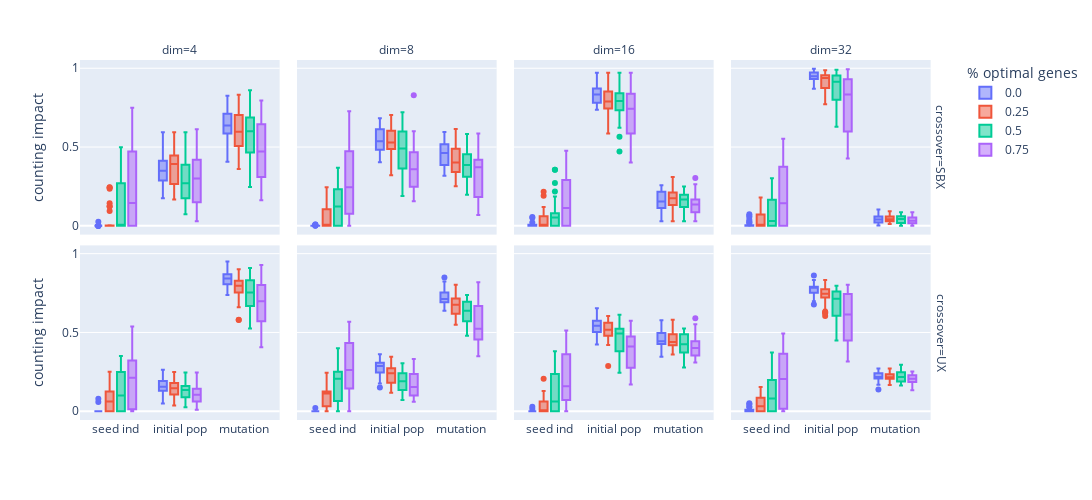

Notebook source saved alongside this figure:
### Code cell
#Impact values for the median seed fitness individuum only to compare the different values for crossove rand dimensions

import pandas as pd
import plotly.express as px

gen = 50

ci_df = pd.read_csv("../data/sphere_function_data_out/counting_impact.csv")
only_last_gen_ci = ci_df[ci_df.generation == gen]
only_last_gen_ci['random_population'] = only_last_gen_ci[['traceID_2', 'traceID_3', 'traceID_4', 'traceID_5', 'traceID_6', 'traceID_7', 'traceID_8', 'traceID_9', 'traceID_10', 'traceID_11', 'traceID_12', 'traceID_13', 'traceID_14', 'traceID_15', 'traceID_16', 'traceID_17', 'traceID_18', 'traceID_19', 'traceID_20']].sum(axis=1)

#filter runs with optimal and worst point:
only_last_gen_ci = only_last_gen_ci[only_last_gen_ci.seed_quality == "lower quartile"]
only_last_gen_ci = only_last_gen_ci[['traceID_1', 'random_population', 'traceID_m', 'percentage_of_optimal_genes', 'dim', 'crossover']]
only_last_gen_ci = only_last_gen_ci.rename(#rename the columns
    {
        "traceID_1" : "seed ind",
        "traceID_m" : "mutation",
        "random_population" : "initial pop"
     }
    , axis='columns') 

#CI of Fitness = 1
fig = px.box(
    only_last_gen_ci,
    color="percentage_of_optimal_genes",
    facet_col="dim",
    facet_row="crossover",
    labels={
            "value": "counting impact",
            "variable": "",
            "percentage_of_optimal_genes": "% optimal genes",
        },
    height=400, width=1400)

fig.write_image("../figures/genome_quality_distribution_impact.pdf")
fig.show()
